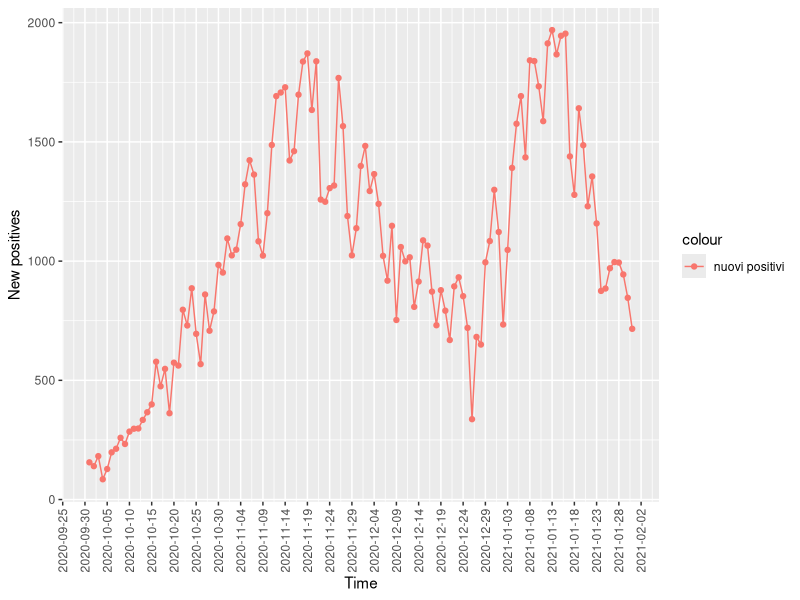
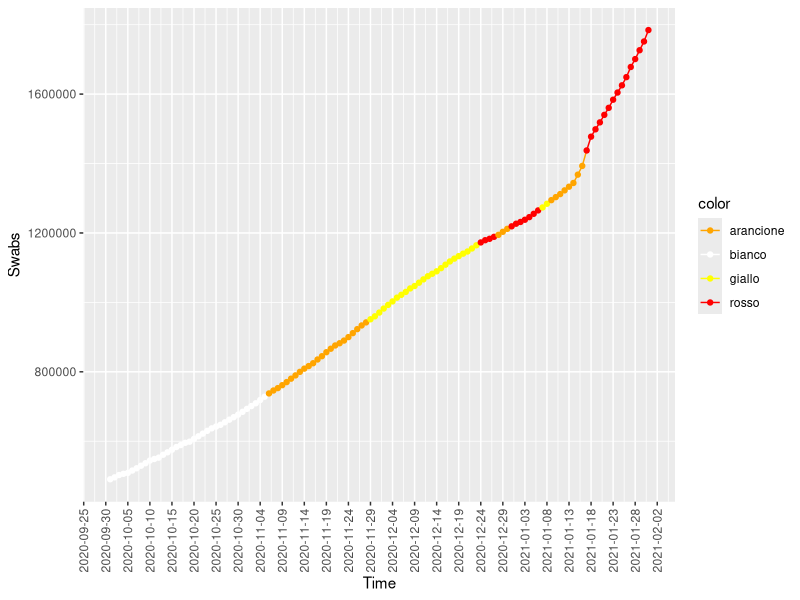
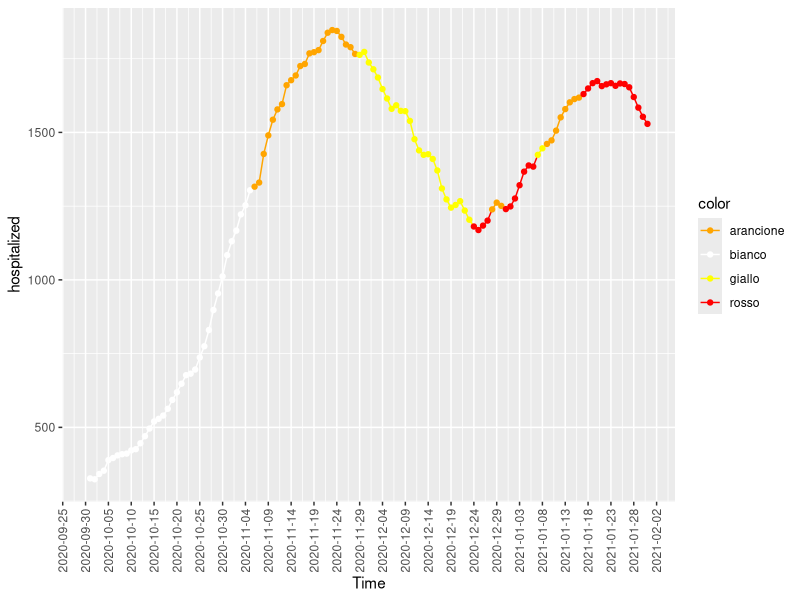
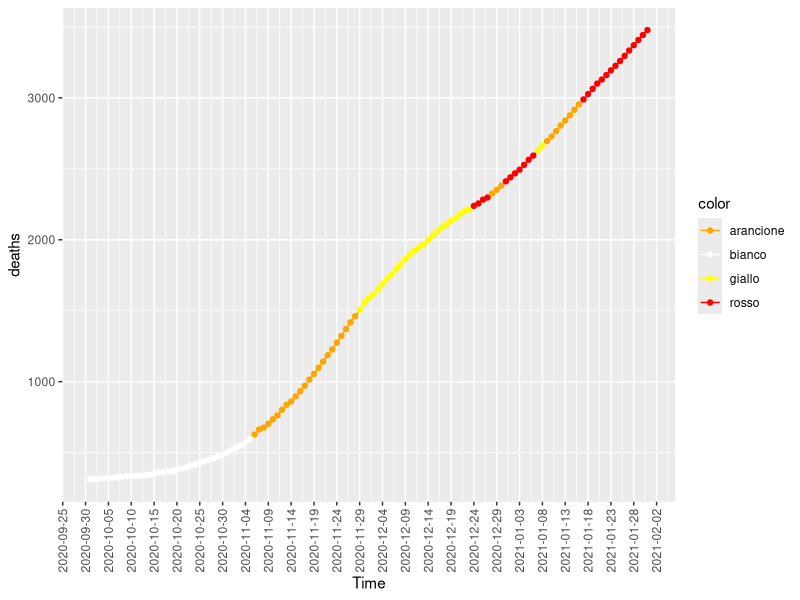
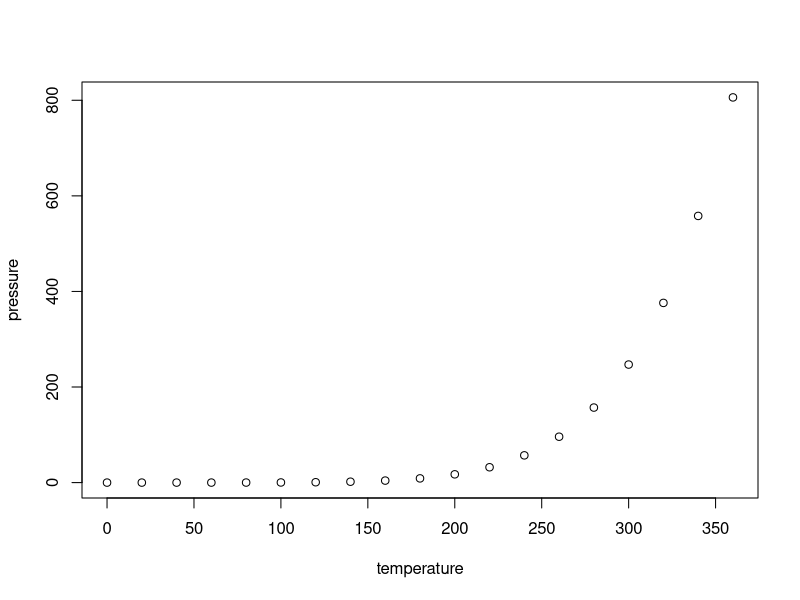

Here is the R script that generated these plots, in order:
## ---- chunk 1
knitr::opts_chunk$set(echo = TRUE)
## ---- chunk 2
df <- data.frame(read.csv("covid.sicilia.clean.csv"))
## ---- chunk 3
summary(df)
## ---- chunk 4
library(ggplot2)
df$data <- as.Date(df$data)
ggplot() +
  geom_line(data = df, aes(x = data, y = nuovi_positivi, color="nuovi positivi", group = 1)) +
  geom_point(data = df, aes(x = data, y = nuovi_positivi, color="nuovi positivi", group = 1))+ 
  labs(x = "Time", y = "New positives") +
  scale_x_date(date_breaks = '5 days',
               date_labels = '%Y-%m-%d') +
  theme(axis.text.x = element_text(angle = 90, vjust = 0.5, hjust=1))

# see how the number of swabs carried out changes over time
ggplot() +
  geom_line(data = df, aes(x = data, y = tamponi, group = 1,  color=color)) +
  geom_point(data = df, aes(x = data, y = tamponi, group = 1,   color=color)) +
  labs(x = "Time", y = "Swabs") +
  scale_x_date(date_breaks = '5 days',
               date_labels = '%Y-%m-%d') +
  theme(axis.text.x = element_text(angle = 90, vjust = 0.5, hjust=1))+
  scale_color_manual(values=c("orange","white","yellow", "red"))


# show the total number of hospitalized 
ggplot() +
  geom_line(data = df, aes(x = data, y = totale_ospedalizzati, group = 1,  color=color)) +
  geom_point(data = df, aes(x = data, y = totale_ospedalizzati, group = 1,   color=color)) +
  labs(x = "Time", y = "hospitalized") +
  scale_x_date(date_breaks = '5 days',
               date_labels = '%Y-%m-%d') +
  theme(axis.text.x = element_text(angle = 90, vjust = 0.5, hjust=1))+
  scale_color_manual(values=c("orange","white","yellow", "red"))

# show the total number of deaths 
ggplot() +
  geom_line(data = df, aes(x = data, y = deceduti, group = 1,  color=color)) +
  geom_point(data = df, aes(x = data, y = deceduti, group = 1,   color=color)) +
  labs(x = "Time", y = "deaths") +
  scale_x_date(date_breaks = '5 days',
               date_labels = '%Y-%m-%d') +
  theme(axis.text.x = element_text(angle = 90, vjust = 0.5, hjust=1))+
  scale_color_manual(values=c("orange","white","yellow", "red"))
## ---- chunk 5
plot(pressure)
